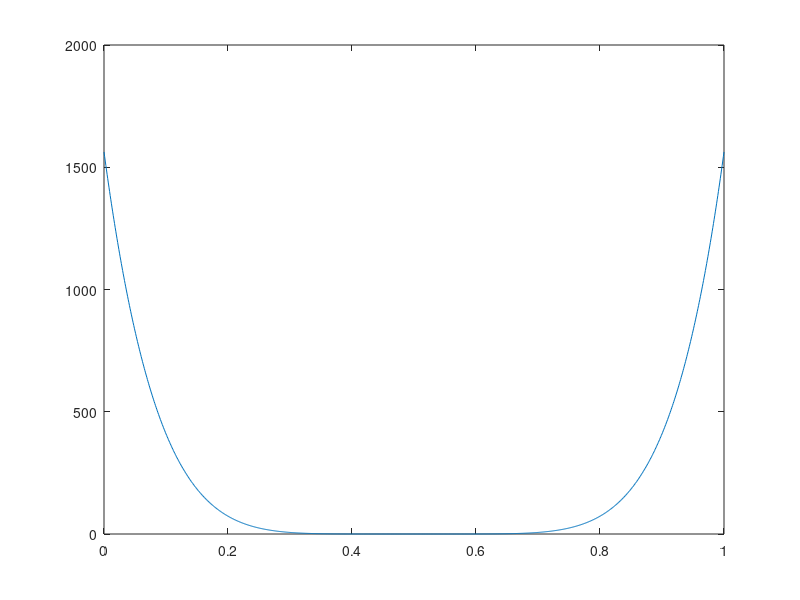

MATLAB code to generate this figure:
J=[0:0.001:1];

f=2.*(J-1-log(J))./((J-1).^2);
close all;
%figure;
%plot(J,f);

k=100000;
pzero=0.5
w=k.*(J-pzero).^(6)
close all;
figure;
plot(J,w);